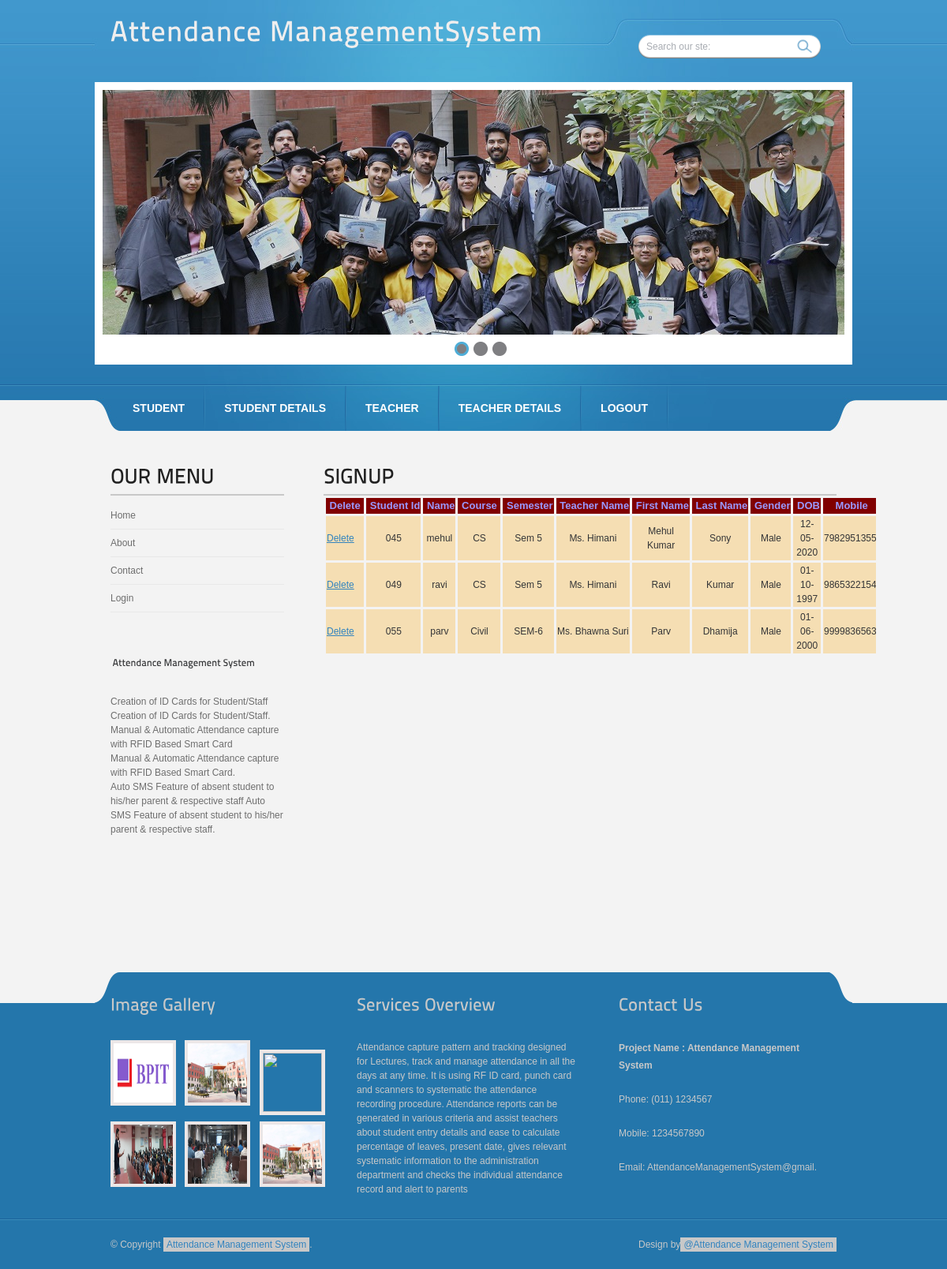
Page /StudentList.php (signed in) on the committed database.
### tables this page shows
CREATE TABLE `signup` (
  `sid` varchar(100) default NULL,
  `uname` varchar(100) default NULL,
  `pwd` varchar(100) default NULL,
  `fname` varchar(100) default NULL,
  `lname` varchar(100) default NULL,
  `gender` varchar(100) default NULL,
  `dob` varchar(100) default NULL,
  `mob` varchar(100) default NULL,
  `email` varchar(100) default NULL,
  `address` varchar(100) default NULL,
  `pin` varchar(100) default NULL,
  `course` varchar(100) default NULL,
  `semester` varchar(100) default NULL,
  `tname` varchar(100) default NULL
);

### StudentList.php (the view, shortened to what this page needs)
 <!DOCTYPE html PUBLIC "-//W3C//DTD XHTML 1.0 Transitional//EN" "http://www.w3.org/TR/xhtml1/DTD/xhtml1-transitional.dtd">
<?php
$UNAME = $_SESSION["ADMIN"];
if ($UNAME != null) {
?>
<html xmlns="http://www.w3.org/1999/xhtml">
    <head>
        <link href="css/style.css" rel="stylesheet" type="text/css" />
        <link rel="stylesheet" type="text/css" href="css/coin-slider.css" />
    </head>
    <body>
        <div class="main">
            <div class="header">
                <div class="header_resize">
                    <div class="logo">
                       <h1><a href="index.php">Attendance Management<span>System</span></a></h1>
                    </div>
                    <div class="searchform">
                        <form id="formsearch" name="formsearch" method="post" action="#">
                            <span>
                                <input name="editbox_search" class="editbox_search" id="editbox_search" maxlength="80" value="Search our ste:" type="text" />
                            </span>
                            <input name="button_search" src="images/search.gif" class="button_search" type="image" />
                        </form>
                    </div>
                    <?php include "headerimage.php" ?>
                    <div class="menu_nav">
                        <?php include "admin.php" ?>
                    </div>
                </div>
            </div>
            <div class="content">
                <div class="content_resize">
                    <div class="mainbar">
                        <div class="article">
                            <h2><span>Sign</span>Up</h2>
                            <div style="width: 700px; height: 550px; overflow: auto;">
                                <table cellspacing="3">
                                    <tr class="white-font">
                                        <td align="center">
                                            &nbsp;Delete&nbsp;
                                        </td>
                                        <td align="center">
                                            &nbsp;Student&nbsp;Id
                                        </td>
                                        <td align="center">
                                            &nbsp;Name
                                        </td>
                                        <td align="center">
                                            &nbsp;Course&nbsp;
                                        </td>
                                        <td align="center">
                                            &nbsp;Semester
                                        </td>
                                        <td align="center">
                                            &nbsp;Teacher&nbsp;Name
                                        </td>
                                        <td align="center">
                                            &nbsp;First&nbsp;Name
                                        </td>
                                        <td align="center">
                                            &nbsp;Last&nbsp;Name
                                        </td>
                                        <td align="center">
                                            &nbsp;Gender
                                        </td>
                                        <td align="center">
                                            &nbsp;DOB
                                        </td>
                                        <td align="center">
                                            &nbsp;Mobile
                                        </td>
                                    </tr>
                                    <?php
                                    include('connection/dbconfig.php');
                                    $result = mysqli_query($selected,"select * from signup");
                                    while ($row = mysqli_fetch_assoc($result)) {
                                    ?>
                                        <tr bgcolor="wheat">
                                            <td><a href="StudentList.php?uid=<?php echo $row ['sid']; ?>" class="leftlink">Delete</a></td>
                                            <td align="center"><?php echo $row ['sid']; ?></td>
                                            <td align="center"><?php echo $row ['uname']; ?></td>
                                            <td align="center"><?php echo $row ['course']; ?></td>
                                            <td  align="center"><?php echo $row ['semester']; ?></td>
                                            <td align="center"><?php echo $row ['tname']; ?></td>
                                            <td  align="center"><?php echo $row ['fname']; ?></td>
                                            <td align="center"><?php echo $row ['lname']; ?></td>
                                            <td align="center"><?php echo $row ['gender']; ?></td>
                                            <td align="center"><?php echo $row ['dob']; ?></td>
                                            <td  align="center"><?php echo $row ['mob']; ?></td>
                                        </tr>
                                    <?php
                                    }
                                    ?>
                                </table>
                            </div></div>
                    </div>
                    <?php include "sidepanel.php" ?>
                                </div>
                            </div>
            <?php include "footer.php" ?>
        </div>
</html>
<?php
                    } else {
                        header("location:logout.php");
                    }
?>

### headerimage.php (shortened to what this page needs)
<div class="slider">
     <div id="coin-slider"> <a href="#"><img src="images/slide4.jpg" width="940" height="310" alt="" /> </a>
       <a href="#"><img src="images/slide3.jpg" width="940" height="310" alt="" /> </a> </div>
   </div>

### admin.php
<ul>
    <li><a href="Signup.php"><span>Student </span></a></li>
    <li><a href="StudentList.php"><span>Student Details</span></a></li>
    <li><a href="Teacher.php"><span>Teacher</span></a></li>
    <li><a href="TeacherList.php"><span>Teacher Details</span></a></li>
    <li><a href="index.php"><span>Logout</span></a></li>
</ul>

### sidepanel.php (shortened to what this page needs)
   <div class="sidebar">
       <div class="gadget">
         <h2 class="star"><span>Our</span> Menu</h2>
         <ul class="sb_menu">
           <li><a href="index.php">Home</a></li>
           <li><a href="About.php">About</a></li>
           <li><a href="Contact.php">Contact</a></li>
           <li><a href="Login.php">Login</a></li>
         </ul>
       </div>
       <div class="gadget">
         <h4 class="star"><span> Attendance Management System </span></h4>
         <marquee direction="up">
         <ul class="ex_menu">
         <br />
 Creation of ID Cards for Student/Staff  <br />
 Creation of ID Cards for Student/Staff. <br />
 Manual & Automatic Attendance capture with RFID Based Smart Card   <br />
 Manual & Automatic Attendance capture with RFID Based Smart Card. <br />
 Auto SMS Feature of absent student to his/her parent & respective staff
 Auto SMS Feature of absent student to his/her parent & respective staff. <br />
</marquee>
       </div>
     </div>

### footer.php (shortened to what this page needs)
<div class="fbg">
  <div class="fbg_resize">
    <div class="col c1">
      <h2><span>Image</span> Gallery</h2>
      <a href="#"><img src="img/University-students.jpg" width="75" height="75" alt="" class="gal" /></a> <a href="#"><img src="img/hero-ivy-league-college-student-male-reading.jpg" width="75" height="75" alt="" class="gal" /></a> <a href="#"><img src="img/y5gv_1_7.jpg" width="75" height="75" alt="" class="gal" /></a> <a href="#"><img src="images/gal4.jpg" width="75" height="75" alt="" class="gal" /></a> <a href="#"><img src="images/gal5.jpg" width="75" height="75" alt="" class="gal" /></a> <a href="#"><img src="images/gal6.jpg" width="75" height="75" alt="" class="gal" /></a>
    </div>
    <div class="col c2">
      <h2><span>Services</span> Overview</h2>
      <ul class="fbg_ul">
        Attendance capture pattern and tracking designed for Lectures, track and manage attendance in all the days at any time. It is using RF ID card, punch card and scanners to systematic the attendance recording procedure. Attendance reports can be generated in various criteria and assist teachers about student entry details and ease to calculate percentage of leaves, present date, gives relevant systematic information to the administration department and checks the individual attendance record and alert to parents
      </ul>
    </div>
    <div class="col c3">
      <h2><span>Contact</span> Us</h2>
      <p class="contact_info">
        <b> Project Name : Attendance Management System</b><br /><br />
        Phone: (011) 1234567<br /><br />
        Mobile: 1234567890<br /><br />
        Email: AttendanceManagementSystem@gmail.<br /><br />
      </p>
    </div>
  </div>
</div>
<div class="footer">
  <div class="footer_resize">
    <p class="lf">&copy; Copyright <a href="#">Attendance Management System</a>.</p>
    <p class="rf">Design by<a href="">@Attendance Management System</a></p>
  </div>
</div>

### css/style.css (style rules this page uses)
body { margin:0; padding:0; width:100%; color:#343537; font:normal 12px/1.5em "Liberation sans", Arial, Helvetica, sans-serif; background:#f3f3f3 url(../images/main_bg.gif) repeat-x center top; }
.white-font { color: #9999ff; font-weight: bold; font-size: 13px; background-color: maroon; }
html, .main { padding:0; margin:0; }
.main { background:url(../images/hbg_bg.jpg) no-repeat center top; }
h2 { margin:8px 0; padding:8px 0; font-size:26px; font-weight:normal; color:#343537; text-transform:uppercase; border-bottom:2px solid #c8c8c8; }
p { margin:8px 0; padding:0 0 8px 0; }
a { color:#3183bf; text-decoration:underline; }
.header, .content, .menu_nav, .fbg, .footer, form, ol, ol li, ul, .content .mainbar, .content .sidebar { margin:0; padding:0; }
.header_resize { margin:0 auto; padding:0; width:960px; }
.logo { padding:0 0 0 20px; float:none; float:left; width:auto; height:104px; }
h1 { margin:0; padding:24px 0 0; font-size:36px; font-weight:bold; line-height:1.2em; text-transform:none; letter-spacing:1px; }
h1 a, h1 a:hover { color:#efeeee; text-decoration:none; }
.slider { margin:0 0 20px; padding:10px; background:#fff; }
.menu_nav { margin:0; padding:7px 0 0 24px; height:57px; }
.menu_nav ul { list-style:none; padding:0; height:57px; float:left; }
.menu_nav ul li { margin:0; padding:0 2px 0 0; float:left; background:url(../images/menu_split.gif) no-repeat right center; }
.menu_nav ul li a { display:block; margin:0; padding:19px 24px; font-size:14px; line-height:19px; font-weight:bold; color:#fff; text-decoration:none; text-transform:uppercase; text-align:center; }
.content { padding:0; }
.content_resize { margin:0 auto; padding:24px 0 40px; width:960px; }
.content .mainbar { margin:0; padding:0; float:right; width:690px; }
.content .mainbar h2 { margin-bottom:0; padding-bottom:8px; font-size:26px; line-height:1.2em; color:#212121; }
.content .mainbar .article { margin:0 0 8px; padding:6px 20px; }
.content .sidebar { padding:0; float:left; width:260px; }
.content .sidebar .gadget { margin:0 0 12px; padding:6px 20px 24px; }
.content .sidebar h2 { color:#212121; }
ul.sb_menu, ul.ex_menu { margin:0; padding:0; list-style:none; color:#6e6e6e; }
ul.sb_menu li, ul.ex_menu li { margin:0; border-bottom:1px solid #e8e8e8; }
ul.sb_menu li, ul.ex_menu li { padding:8px 0; width:220px; }
ul.sb_menu li a { color:#6e6e6e; text-decoration:none; margin-left:-16px; padding:4px 8px 4px 16px; }
.fbg { background:#2476ab url(../images/fbg_bg.gif) repeat-x left top; background:#2476ab url(../images/fbg_bg.gif) repeat-x left top; border-bottom:1px solid #1b639a; }
.fbg_resize { margin:0 auto; width:920px; padding:16px 20px; color:#c8c8c8; background:url(../images/fbg_c.gif) repeat-x left top; }
.fbg h2 { color:#c8c8c8; padding-bottom:24px; font-size:22px; border-bottom:none; text-transform:none; }
.fbg img.gal { margin:0 8px 8px 0; padding:0; border:4px solid #ece7e7; }
.fbg .col { margin:0; float:left; }
.fbg .c1 { padding:0 16px 0 0; width:280px; }
.fbg .c2 { padding:0 36px 0 16px; width:280px; }
.fbg .c3 { padding:0 0 0 16px; width:274px; }
.fbg .fbg_ul { margin:0; padding:0; list-style:none; }
.fbg p.contact_info { line-height:1.8em; }
.searchform { padding:12px 40px 0 0; float:right; }
#formsearch { margin:0; padding:32px 0 0 20px; width:auto; height:30px; }
#formsearch span { display:block; margin:0; padding:0; float:left; background:url(../images/search_bg.gif) no-repeat left top; }
#formsearch input.editbox_search { margin:0; padding:7px 10px; float:left; width:178px; font-size:12px; line-height:16px; color:#a8acb2; background:none; outline:none; border:none; }
#formsearch input.button_search { margin:0; padding:0; border:none; float:left; }
.footer { background:#2476ab; border-top:1px solid #3b8cba; }
.footer_resize { margin:0 auto; padding:0 20px; width:920px; line-height:1.5em; color:#c8c8c8; }
.footer_resize p { margin:24px 0; padding:0; line-height:normal; white-space:nowrap; text-indent:inherit; }
.footer_resize a { padding:2px 4px; color:#3183bf; background:#c8c8c8; font-weight:normal; margin:0; border:none; text-decoration:none; }
.footer_resize .lf { float:left; }
.footer_resize .rf { float:right; }
a { outline:none; }

### rows in the picture
signup: sid "045", uname "mehul", course "CS", semester "Sem 5", tname "Ms. Himani", fname "Mehul Kumar", lname "Sony", gender "Male", dob "12-05-2020", mob "7982951355"
signup: sid "049", uname "ravi", course "CS", semester "Sem 5", tname "Ms. Himani", fname "Ravi", lname "Kumar", gender "Male", dob "01-10-1997", mob "9865322154"
signup: sid "055", uname "parv", course "Civil", semester "SEM-6", tname "Ms. Bhawna Suri", fname "Parv", lname "Dhamija", gender "Male", dob "01-06-2000", mob "9999836563"
